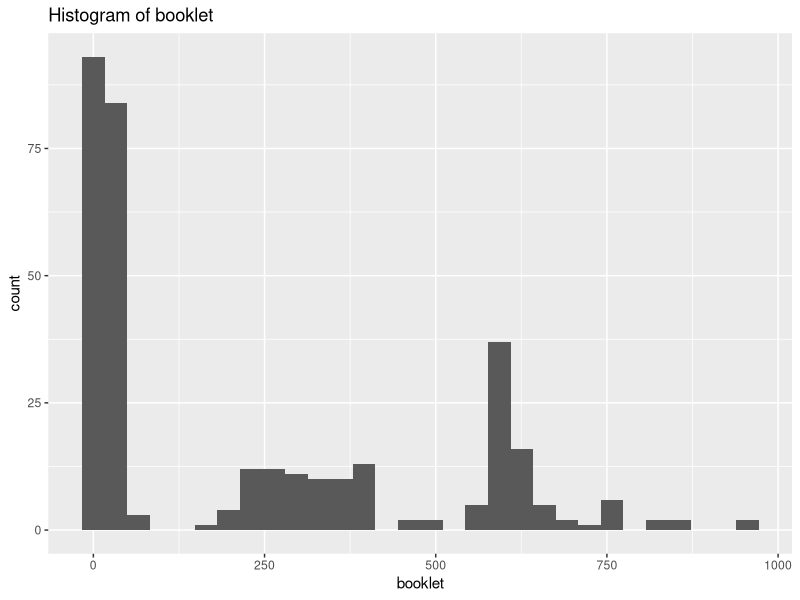
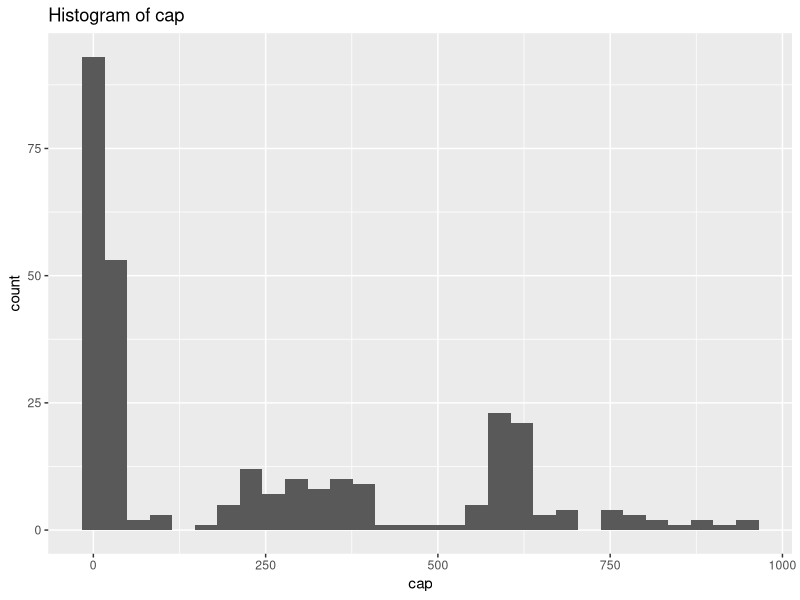
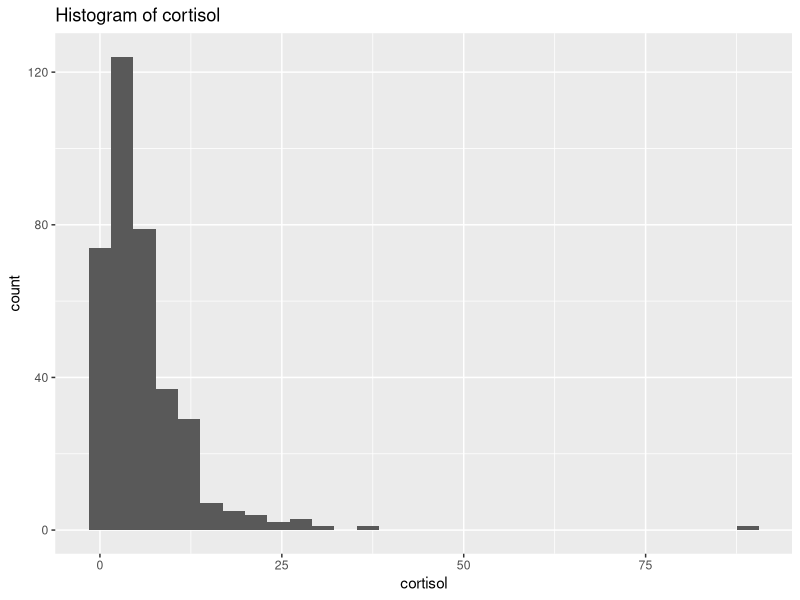
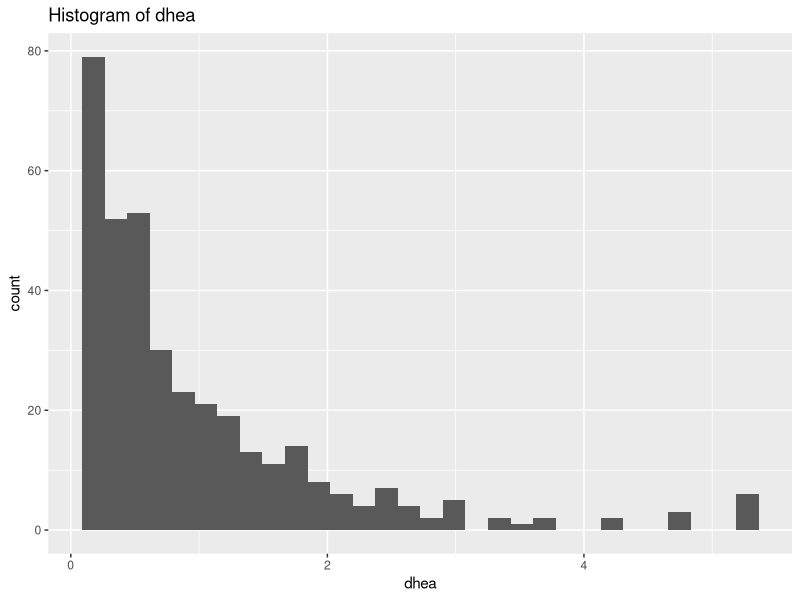
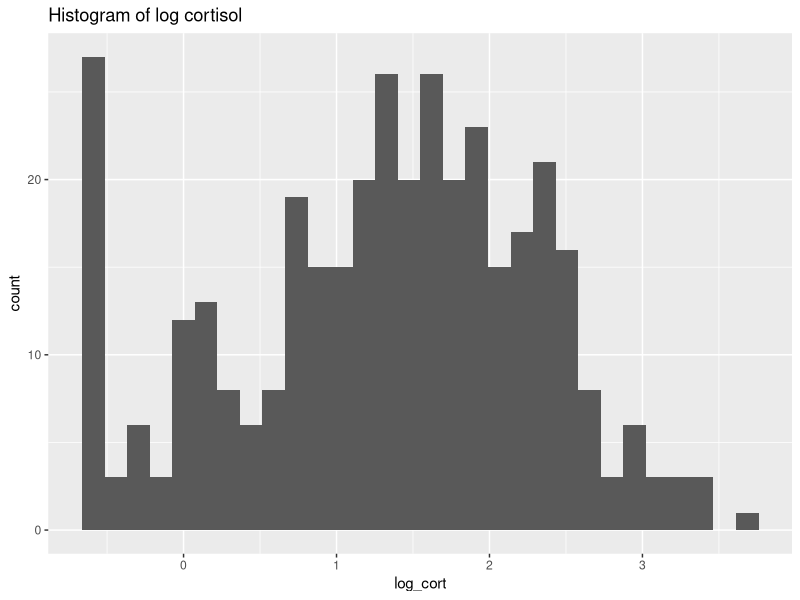
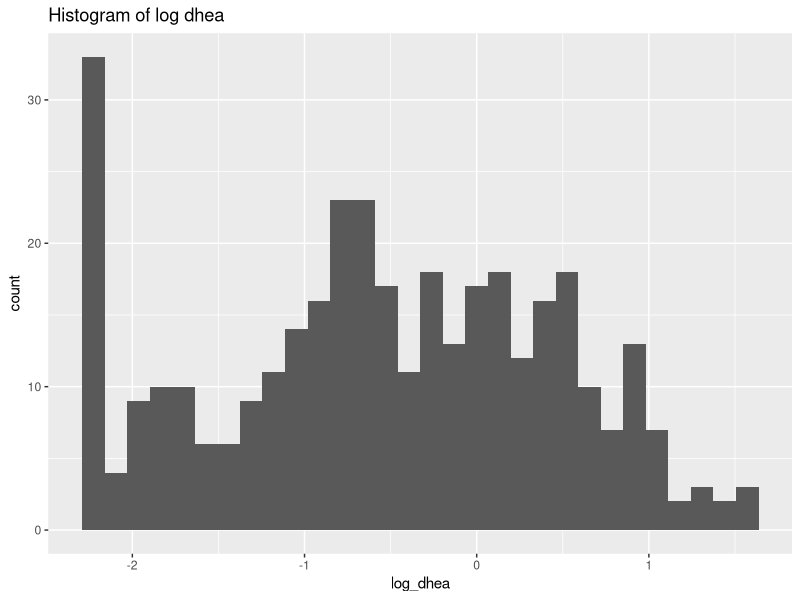
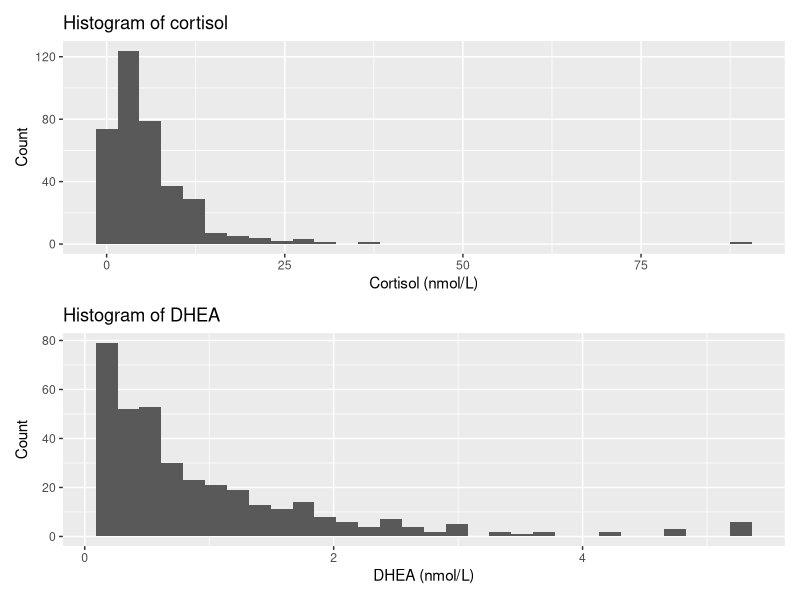
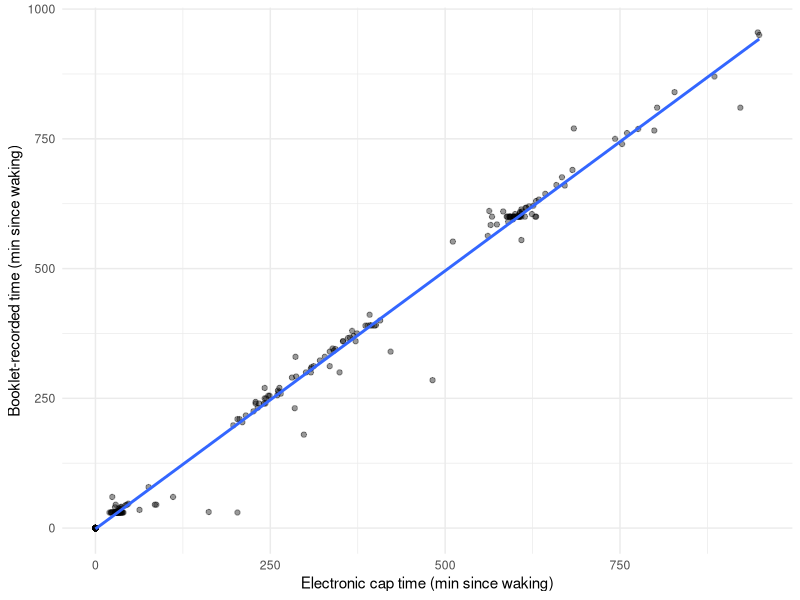

These figures' R source, in order:
## ---- chunk 1
library(tidyverse)
library(lme4)
library(lmerTest)
library(mgcv)
library(broom.mixed)
library(knitr)
library(kableExtra)
library(patchwork)
## ---- chunk 2
# Data is located in the same folder as this Rmd: "Project0_Clean_v2.csv"
data <- read.csv("Project0_Clean_v2.csv") %>%
  transmute(
    id = SubjectID,
    day = DAYNUMB, # day number: should be 1 - 3
    sample = Collection.Sample, # sample number of a day: 1 - 4
    sleep = Sleep.Diary.reported.wake.time, 
    # time
    booklet = if_else(sample == 1, 0,
      Booklet..Sample.interval.Decimal.Time..mins.),
    cap = if_else(sample == 1, 0,
      MEMs..Sample.interval.Decimal.Time..mins.),
    # outcome
    cortisol = Cortisol..nmol.L.,
    dhea = DHEA..nmol.L.,
    date = Collection.Date)
## ---- chunk 3
data %>%
  count(id) %>% count(n)
# Yes
## ---- chunk 4
data %>%
  group_by(id, day, sample) %>%
  filter(n() > 1) %>%
  arrange(id, day, sample) %>%
  ungroup()
# 3029 has wrong day number
## ---- chunk 5
# since this is a small dataset, we change the day number of 3029 manually
data <- data %>%
  mutate(
    day = if_else(
      id == 3029,
      case_when(
        date == "10/7/2018"  ~ 1,
        date == "10/10/2018" ~ 2,
        TRUE ~ day),
      day))
## ---- chunk 6
table(
  sample1 = data$sample == 1,
  wake_na = data$sleep != "")
# Yes, sample = 1 means having wake-up time
## ---- chunk 7
n_total <- nrow(data)

var_missing <- data.frame(
  var = c("booklet", "cap", "cortisol", "dhea"),
  missing = c(
    sum(is.na(data$booklet)),
    sum(is.na(data$cap)),
    sum(is.na(data$cortisol)),
    sum(is.na(data$dhea))
  )
) %>%
  mutate(percent = round(missing / n_total * 100, 1))

q1 <- data.frame(
  var = "Q1 sample",
  missing = sum(is.na(data$booklet) | is.na(data$cap)),
  percent = round(sum(is.na(data$booklet) | is.na(data$cap)) / n_total * 100, 1)
)

# we know that we will need to get rid of outlier later
q3_cort_out <- data %>%
  mutate(
    cortisol_cleaned = if_else(cortisol > 80, NA_real_, cortisol)
  ) %>%
  summarise(
    var = "Q3 sample (cort)",
    missing = sum(is.na(booklet) | is.na(cortisol_cleaned)),
    percent = round(sum(is.na(booklet) | is.na(cortisol_cleaned)) / n_total * 100, 1))

# Q3 sample for dhea: remove outlier and set 3037 to missing
q3_dhea_out <- data %>%
  mutate(
    dhea_cleaned = if_else(dhea >= 5.205 | id == 3037, NA_real_, dhea)
  ) %>%
  summarise(
    var = "Q3 sample (dhea)",
    missing = sum(is.na(booklet) | is.na(dhea_cleaned)),
    percent = round(sum(is.na(booklet) | is.na(dhea_cleaned)) / n_total * 100, 1)
  )

missing_table <- bind_rows(var_missing, q1, q3_cort_out, q3_dhea_out)
missing_table
## ---- chunk 8
table(
  booklet_na = is.na(data$booklet),
  cap_na = is.na(data$cap))
# No, there are only 17 rows overlapping
# we only have 268/372 rows in terms of non-missing time
## ---- chunk 9
# plot histograms
ggplot(data, aes(x = booklet)) +
  geom_histogram(bins = 30, na.rm = TRUE) +
  labs(title = "Histogram of booklet")

ggplot(data, aes(x = cap)) +
  geom_histogram(bins = 30, na.rm = TRUE) +
  labs(title = "Histogram of cap")

ggplot(data, aes(x = cortisol)) +
  geom_histogram(bins = 30, na.rm = TRUE) +
  labs(title = "Histogram of cortisol")

ggplot(data, aes(x = dhea)) +
  geom_histogram(bins = 30, na.rm = TRUE) +
  labs(title = "Histogram of dhea")
## ---- chunk 10
# code for export
p_cort <- ggplot(data, aes(x = cortisol)) +
  geom_histogram(bins = 30, na.rm = TRUE) +
  labs(title = "Histogram of cortisol",
       x = "Cortisol (nmol/L)",
       y = "Count")

p_dhea <- ggplot(data, aes(x = dhea)) +
  geom_histogram(bins = 30, na.rm = TRUE) +
  labs(title = "Histogram of DHEA",
       x = "DHEA (nmol/L)",
       y = "Count")

p_hist <- p_cort / p_dhea


ggsave(filename = "hist_cortisol_dhea.png", plot = p_hist,
  width = 6, height = 8, dpi = 300)
## ---- chunk 11
data %>%
  summarise(
    booklet_min = min(booklet, na.rm = TRUE),
    booklet_max = max(booklet, na.rm = TRUE),
    cap_min = min(cap, na.rm = TRUE),
    cap_max = max(cap, na.rm = TRUE),
    cortisol_min = min(cortisol, na.rm = TRUE),
    cortisol_max = max(cortisol, na.rm = TRUE),
    dhea_min = min(dhea, na.rm = TRUE),
    dhea_max = max(dhea, na.rm = TRUE))
## ---- chunk 12
# following advice from PI, set threshold for two outcomes and remove outliers
data <- data %>%
  mutate(
    dhea_cleaned = if_else(dhea >= 5.205, NA_real_, dhea),
    cortisol_cleaned = if_else(cortisol > 80, NA_real_, cortisol))
# do we believe in it?
## ---- chunk 13
# draw the scatter plot of both time with linear regression trend line
p_time_scatter <- ggplot(data %>% filter(!is.na(cap), !is.na(booklet)),
       aes(x = cap, y = booklet)) +
  geom_point(alpha = 0.4) +
  geom_smooth(method = "lm", se = FALSE) +
  labs(
    x = "Electronic cap time (min since waking)",
    y = "Booklet-recorded time (min since waking)") +
  theme_minimal()

ggsave(filename = "booklet_vs_cap_scatter.png", plot = p_time_scatter,width = 6,height = 6,dpi = 300)
## ---- chunk 14
# correlation: pearson and spearman
cor(data$cap, data$booklet, use = "complete.obs")
cor(data$cap, data$booklet, use = "complete.obs",method = "spearman")
## ---- chunk 15
# Linear mixed model
fit_time <- lmer(
  booklet ~ cap + (1 | id),
  data = data,
  REML = FALSE)

summary(fit_time)
confint(fit_time)
## ---- chunk 16
# Bland–Altman: every point represents a pair of measurement
data_ba <- data %>%
  filter(!is.na(booklet), !is.na(cap)) %>%
  mutate(
    mean_time = (booklet + cap) / 2, # time of the pair of measurement
    diff_time = booklet - cap) # measurement difference

mean_diff <- mean(data_ba$diff_time)
sd_diff <- sd(data_ba$diff_time) # for constructing the CI
upper <- mean_diff + 1.96 * sd_diff
lower <- mean_diff - 1.96 * sd_diff

p_ba <- ggplot(data_ba, aes(x = mean_time, y = diff_time)) +
  geom_point(alpha = 0.4) +
  geom_hline(yintercept = mean_diff, linetype = "solid") +
  geom_hline(yintercept = upper, linetype = "dashed") +
  geom_hline(yintercept = lower, linetype = "dashed") +
  annotate("text", x = Inf, y = mean_diff,
           label = round(mean_diff, 2), hjust = 1.1, color = "red") +
  annotate("text", x = Inf, y = upper, 
           label = round(upper, 2), hjust = 1.1, color = "red") +
  annotate("text", x = Inf, y = lower, 
           label = round(lower, 2), hjust = 1.1, color = "red") +
  labs(x = "Mean time of measurement",
       y = "Time difference: Booklet – cap (min)") +
  theme_minimal()

ggsave(filename = "bland_altman_booklet_cap.png",plot = p_ba,
  width = 10,height = 6,dpi = 300)
## ---- chunk 17
data_q2 <- data %>%
  mutate(
    target_time = case_when(
      sample == 2 ~ 30,
      sample == 4 ~ 600,),
    # here we are only interested in adherence of booklet time
    time_error = if_else(!is.na(booklet) & !is.na(target_time),
                         booklet - target_time,
                         NA_real_),
    abs_error = abs(time_error),
    compliance = case_when(
      is.na(target_time) ~ NA_character_,
      is.na(booklet) ~ NA_character_,
      abs_error <= 7.5 ~ "Good",
      abs_error <= 15 ~ "Adequate",
      TRUE ~ "Poor"))

data_q2 %>%
  filter(sample %in% c(2, 4)) %>%
  mutate(compliance = if_else(is.na(compliance), 
                              "Missing", compliance),
         compliance = factor(compliance, 
          levels = c("Good", "Adequate", "Poor", "Missing"))) %>%
  count(sample, compliance, .drop = TRUE) %>%
  group_by(sample) %>%
  mutate(percent = round(n / sum(n) * 100, 2))
## ---- chunk 18
# given that both dhea and cortisol are very right skewed (see above) we have to do log-transform
# have checked before that both outcomes don't have zero
# use cleaned version
data <- data %>%
  mutate(log_cort = log(cortisol_cleaned), log_dhea = log(dhea_cleaned))

ggplot(data, aes(x = log_cort)) +
  geom_histogram(bins = 30, na.rm = TRUE) +
  labs(title = "Histogram of log cortisol")

ggplot(data, aes(x = log_dhea)) +
  geom_histogram(bins = 30, na.rm = TRUE) +
  labs(title = "Histogram of log dhea")
# Now both look much more linearly distributed
## ---- chunk 19
data_q3 <- data %>%
  mutate(
    t1_30 = if_else(booklet <= 30, cap, 30),
    t2_30 = if_else(booklet > 30, cap - 30, 0))

# exclude 3037 from dhea analysis as it has too many outliers
data_q3_dhea <- data_q3 %>%
  filter(id != 3037)

# spaghetti plot for log(cort)
p_cort <- ggplot(data, aes(x = log(booklet + 1), y = log_cort, group = id)) +
  geom_line(alpha = 0.3, color = "grey50") +
  geom_smooth(aes(group = 1), method = "gam", formula = y ~ s(x, bs="cs"), se = TRUE, color="blue") +
  scale_x_continuous(
    breaks = log(c(0,5,10,15,30,60,120,240,600)+1),
    labels = c(0,5,10,15,30,60,120,240,600)
  ) +
  labs(
    x = "Minutes since waking (log scale for display)",
    y = "Log cortisol"
  ) +
  theme_minimal()

ggsave(filename = "log_cort.png",plot = p_cort,
  width = 9,height = 6,dpi = 300)
## ---- chunk 20
# spaghetti plot for log(dhea)
p_dhea <- ggplot(data_q3_dhea, aes(x = log(booklet + 1), y = log_dhea, group = id)) +
  geom_line(alpha = 0.3, color = "grey50") +
  geom_smooth(aes(group = 1), method = "gam", formula = y ~ s(x, bs="cs"), se = TRUE, color="blue") +
  scale_x_continuous(
    breaks = log(c(0,5,10,15,30,60,120,240,600)+1),
    labels = c(0,5,10,15,30,60,120,240,600)
  ) +
  labs(
    x = "Minutes since waking (log scale for display)",
    y = "Log DHEA"
  ) +
  theme_minimal()

ggsave(filename = "log_dhea.png",plot = p_dhea,
  width = 9,height = 6,dpi = 300)
## ---- chunk 21
# Cortisol LMM
cort_fit_30 <- lmer(log_cort ~ t1_30 + t2_30 + (1 | id), data = data_q3)
summary(cort_fit_30)

# DHEA LMM
dhea_fit_30 <- lmer(log_dhea ~ t1_30 + t2_30 + (1 | id), data = data_q3_dhea)
summary(dhea_fit_30)
## ---- chunk 22
# we need to transfer the results from log to ratio
log_to_percent <- function(model) {
  tidy(model, effects = "fixed", conf.int = TRUE) %>%
    mutate(
      est_pct = round((exp(estimate) - 1) * 100, 3),
      CI_low = round((exp(conf.low) - 1) * 100, 3),
      CI_high = round((exp(conf.high) - 1) * 100, 3),
      p_val = ifelse(p.value < 0.001, "<0.001", sprintf("%.3f", p.value))
    ) %>%
    dplyr::select(term, est_pct, CI_low, CI_high, p_val)
}


cort_percent <- log_to_percent(cort_fit_30)
print(cort_percent)

dhea_percent <- log_to_percent(dhea_fit_30)
print(dhea_percent)
